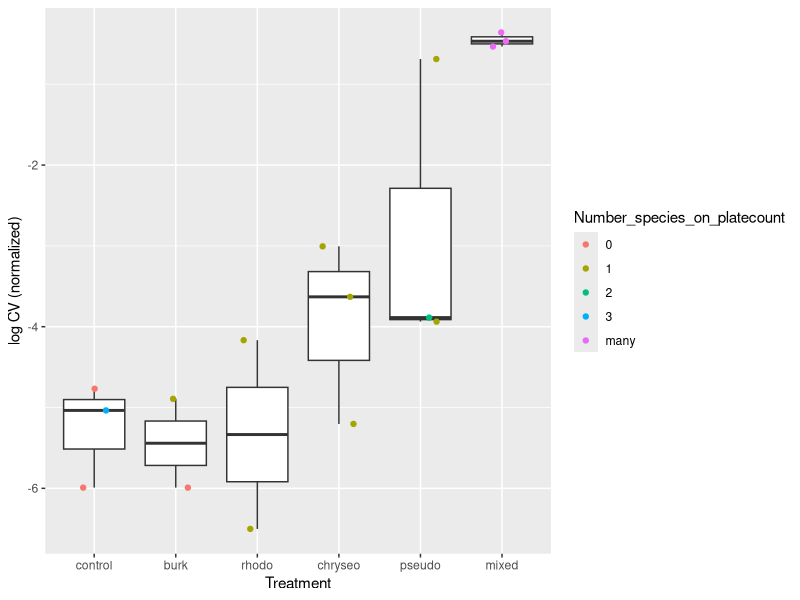
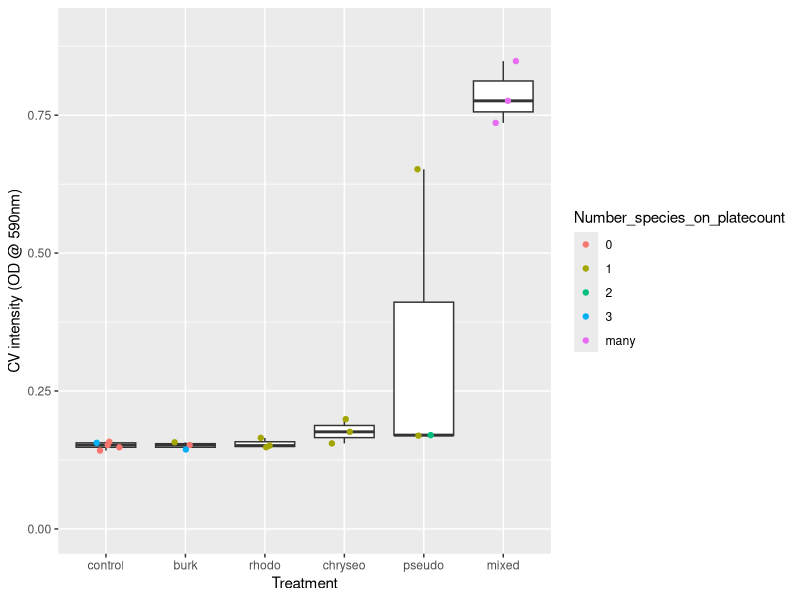
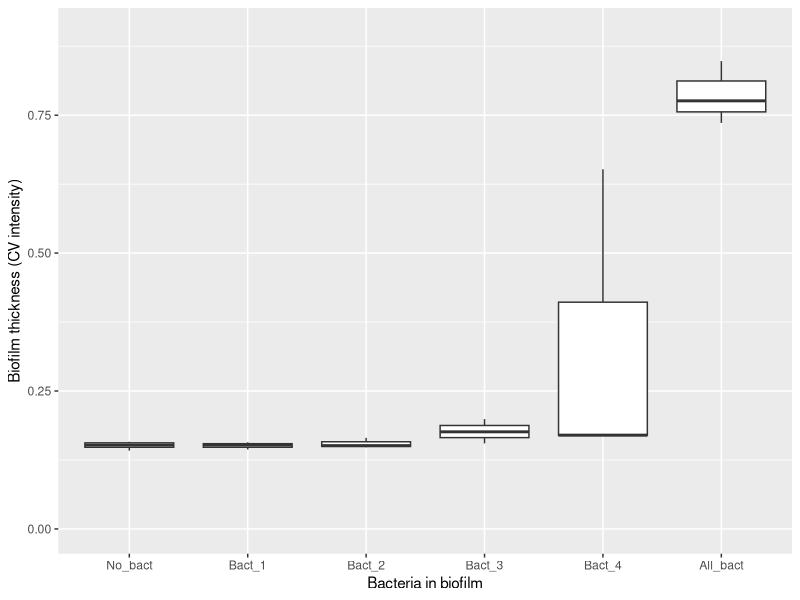
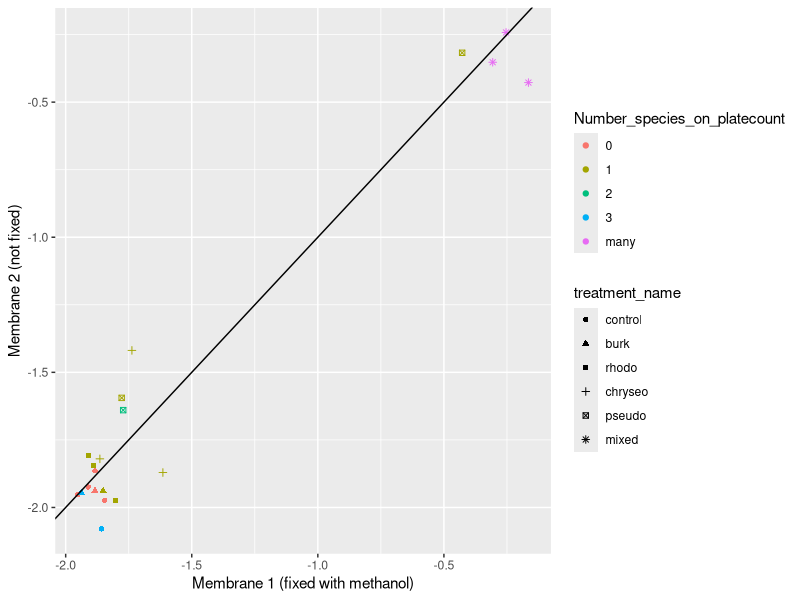

These figures' R source, in order:
### Plotting cv for pilot 3 ###
library(tidyverse)
dat <- read.csv("B_P3_planning.csv")

dat <- dat %>%
  mutate(treatment_name = factor(treatment_name, levels=c("control","burk","rhodo","chryseo","pseudo","mixed"))) %>%
  rename(Number_species_on_platecount = growth_plate_count) 
# CV
dat %>%
  ggplot() +
  geom_boxplot(aes(x=treatment_name, y=log(Adj_cv_membrane1_methanol))) +
  geom_point(aes(x=treatment_name, y=log(Adj_cv_membrane1_methanol), col=Number_species_on_platecount), position = position_jitter(width=0.2, height=0)) +
  xlab("Treatment")+
  ylab("log CV (normalized)")
  
ggsave(filename = "cv_by_treatment_raw.pdf", width=7, height=3
       , dat %>%
  ggplot() +
  geom_boxplot(aes(x=treatment_name, y=CV_membrane1_methanol)) +
  geom_point(aes(x=treatment_name, y=CV_membrane1_methanol, col=Number_species_on_platecount), position = position_jitter(width=0.2, height=0))+
  xlab("Treatment")+
  ylab("CV intensity (OD @ 590nm)")+
  ylim(c(0,0.9)) 
)

ggsave(filename = "cv_by_treatment_raw_polished.pdf", width=4, height=2.5
       , dat %>%
         mutate(treatment_name=as.character(treatment_name)) %>%
         mutate(treatment_name = ifelse(treatment_name=="control","No_bact"
                                        , ifelse(treatment_name=="mixed","All_bact"
                                                 , ifelse(treatment_name=="burk","Bact_1"
                                                          , ifelse(treatment_name=="rhodo", "Bact_2"
                                                                   , ifelse(treatment_name=="chryseo","Bact_3"
                                                                            , "Bact_4")))))) %>%
         mutate(treatment_name = factor(treatment_name, levels=c("No_bact","Bact_1","Bact_2","Bact_3","Bact_4","All_bact"))) %>%
         ggplot() +
         geom_boxplot(aes(x=treatment_name, y=CV_membrane1_methanol)) +
         # geom_point(aes(x=treatment_name, y=CV_membrane1_methanol, col=Number_species_on_platecount), position = position_jitter(width=0.2, height=0))+
         xlab("Bacteria in biofilm")+
         ylab("Biofilm thickness (CV intensity)")+
         ylim(c(0,0.9)) 
)
# dat %>%
#   ggplot() +
#   geom_boxplot(aes(x=treatment_name, y=log(CV_membrane1_methanol))) +
#   geom_point(aes(x=treatment_name, y=log(CV_membrane1_methanol), col=Number_species_on_platecount), position = position_jitter(width=0.2, height=0))+
#   xlab("Treatment")+
#   ylab("log CV intensity (OD @ 590nm)")

# two sides of CV
ggsave("cv_membrane_comparison.pdf", width=7, height=4
       , dat %>%
         # select(JarID, treatment_type, treatment_name, feeding, Number_species_on_platecount, CV_membrane1_methanol, CV_membrane2) %>%
         # gather(CV_membrane1_methanol, CV_membrane2, key=membrane, value=CV) %>%
         ggplot() +
         geom_point(aes(x=log(CV_membrane1_methanol), y=log(CV_membrane2), col=Number_species_on_platecount, pch=treatment_name)) +
         geom_abline(aes(intercept=0, slope=1)) +
         xlab("Membrane 1 (fixed with methanol)") +ylab("Membrane 2 (not fixed)")
       
       )

    

